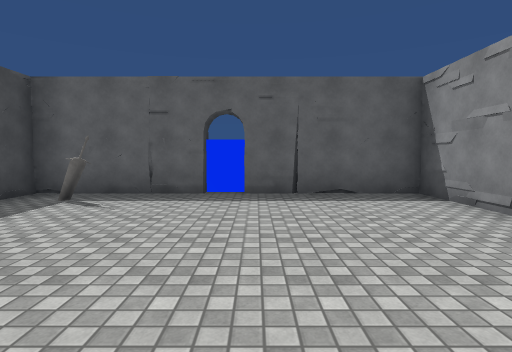
view 1 (above)

12 first-person views from a walk through a 3-D level made in the Unity game engine. The camera is 1.4 m above the floor, tilts 4° down and sees 80° across. The floor is counted in squares, 2 m on a side. Each view is taken from the middle of a square. On the plan, view 1 faces up. The plan holds only what a view shows up to about 10 squares ahead; the rest is blank. The place goes on beyond the plan. The player is left out. Some animated figures are not drawn. Surface patterns are stand-ins for the level's own textures.

view 2
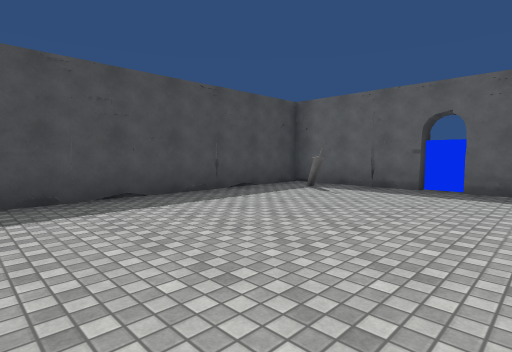

view 3
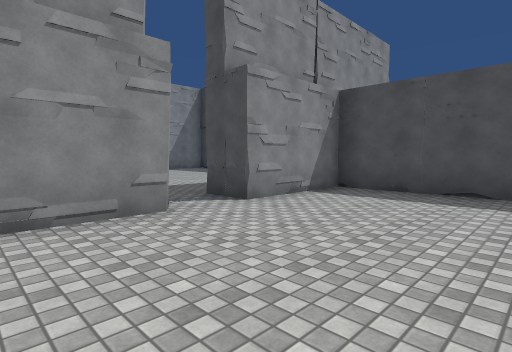

view 4
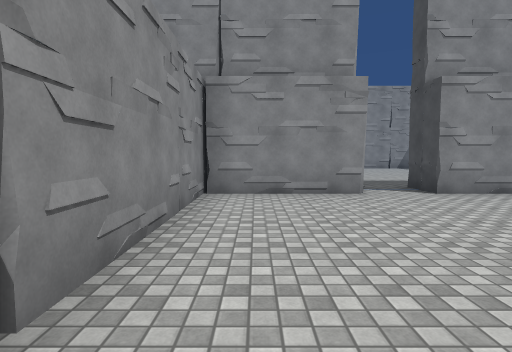

view 5
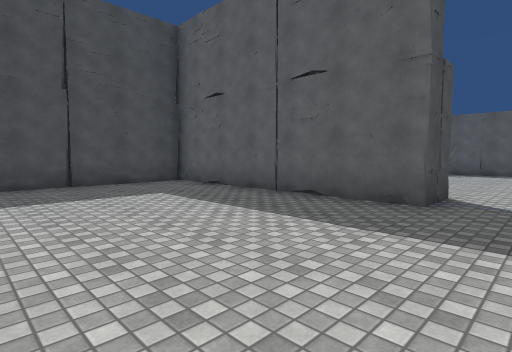

view 6
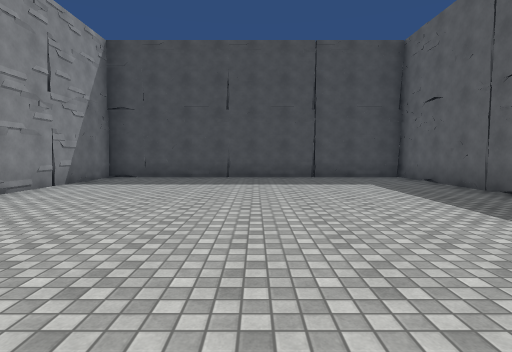

view 7
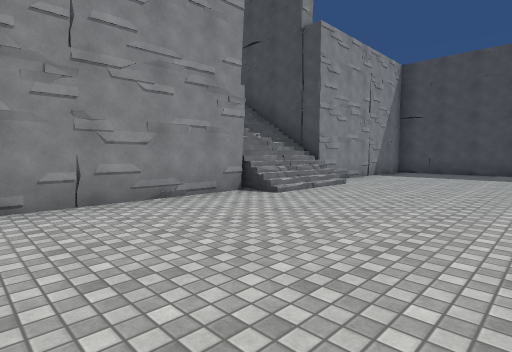

view 8
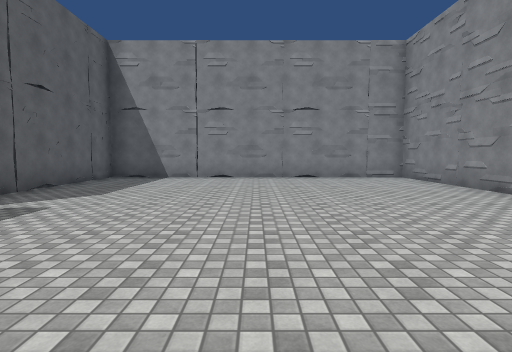

view 9
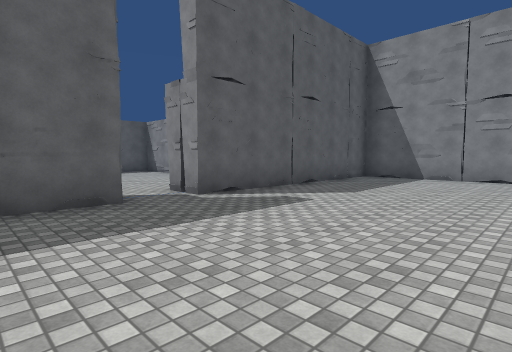

view 10
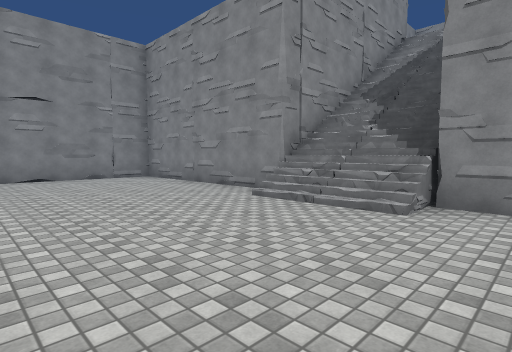

view 11
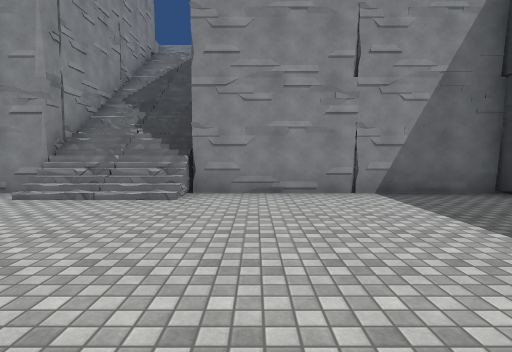

view 12
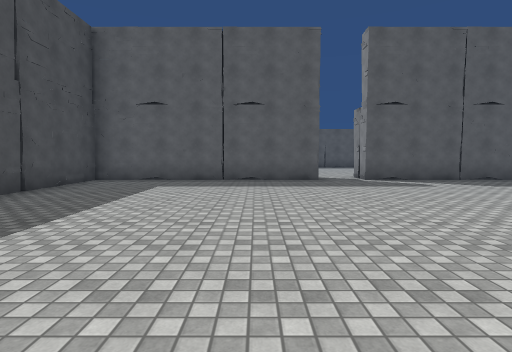

### Floor plan
Ten units are one square. View 1 is at (0, 0); x grows to the right and y downward. Boxes are objects, and circles mark ways between rooms. Rooms are numbered by the first view taken in them; rooms with no view inside come last. Other rooms are left out.
<svg viewBox="-79 -70 148 198">
<path fill="none" stroke="#000" d="M0 14 29 14M-4 -57 -10 -57M-19 -55 -40 -55 -40 14 -12 14M29 19 29 -55 8 -55M8 115 64 115 64 25 0 25 0 14M-20 119 9 119M-12 14 -12 25 -74 25 -74 115 -18 115M-1 107 5 107M-5 109 2 109M-5 110 5 110M-5 112 1 112M-4 123 8 123M-18 123 -5 123"/>
<rect x="-35" y="-45" width="10" height="10" fill="#bbb"><title>other object</title></rect>
<rect x="-5" y="-65" width="10" height="10" fill="#bbb"><title>other object</title></rect>
<circle cx="-10" cy="20" r="3" fill="#2a7"/>
<text x="0" y="-20">1</text>
<text x="-10" y="70">2</text>
</svg>
Room 1 opens to room 2.

Where each view was taken, in squares from view 1:
view 1: 0 up, 0 right, facing up
view 2: 1 down, 1 right, facing up-left
view 3: 2 up, 2 right, facing down-left
view 4: 4 up, 2 right, facing down
view 5: 7 down, 0 right, facing up-left
view 6: 7 down, 2 right, facing left
view 7: 7 down, 5 right, facing down-left
view 8: 7 down, 3 left, facing right
view 9: 7 down, 3 left, facing up-right
view 10: 7 down, 3 left, facing down-right
view 11: 6 down, 3 left, facing down
view 12: 11 down, 3 left, facing up
